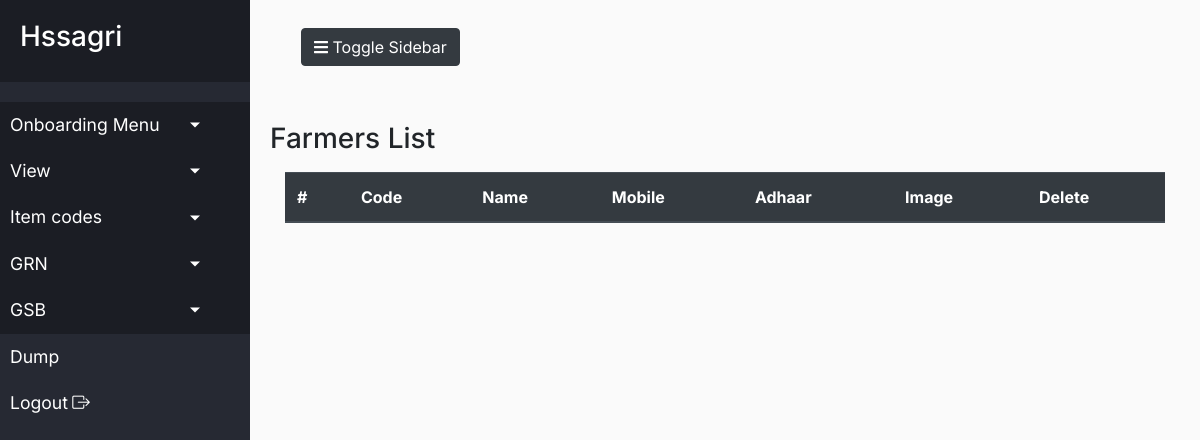
Before: /fview.php (signed in) with the older database file.
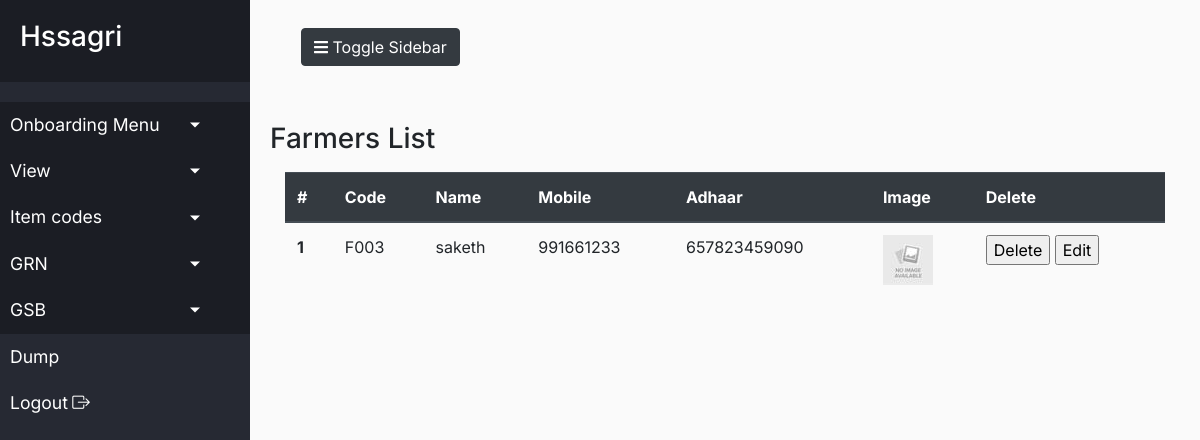
After: the same page with the newer database file.
### tables this page shows
CREATE TABLE `farmer_onboarding` (
  `id` int(11) NOT NULL,
  `user_id` int(25) DEFAULT NULL,
  `fr_code` varchar(50) DEFAULT NULL,
  `fr_name` varchar(250) DEFAULT NULL,
  `fr_contact` bigint(20) DEFAULT NULL,
  `fr_email` varchar(255) DEFAULT NULL,
  `fr_pan` varchar(100) DEFAULT NULL,
  `fr_adhar` varchar(100) DEFAULT NULL,
  `fr_image` varchar(100) DEFAULT NULL,
  `fr_kyc` text DEFAULT NULL,
  `fr_regdate` timestamp NOT NULL DEFAULT current_timestamp()
);

### db_connect.php (called while the page is built, shortened)
<?php
class db_connect{
    protected function __construct($db = NULL)
    {
        if (is_object($db)) {
            $this->db = $db;
        }  else  {
            $dsn = "mysql:host=".DB_HOST.";dbname=".DB_NAME;
            try  {
                $this->db = new PDO($dsn, DB_USER, DB_PSWD, array(PDO::MYSQL_ATTR_INIT_COMMAND => "SET NAMES utf8mb4"));
            } catch (Exception $e) {
                die ($e->getMessage());
            }
        }
    }
}
?>

### account.php (called while the page is built, shortened)
<?php
include'db_connect.php';
class account extends db_connect
{
	public  function getCurrentUserId()
    {
        if (isset($_SESSION) && isset($_SESSION['user_id'])) {
            return $_SESSION['user_id'];
        } else {
            return 0;
        }
    }
	public function getfarmer_OnBoardingData($acctid)
	{
		$result=[];
		$stmt = $this->db->prepare("select * from farmer_onboarding where user_id = (:userid)");
		$stmt->bindParam(":userid", $acctid, PDO::PARAM_INT);
		if($stmt->execute())
		{
			if($stmt->rowCount() > 0)
			{
				$rows = $stmt->fetchAll();
				foreach($rows as $frow)
				{
					$result[] = array("fname"=>$frow['fr_name'],
									"fcode"=>$frow['fr_code'],
									"fmobile"=>$frow['fr_contact'],
									"fadhar"=>$frow['fr_adhar'],
									"fimage"=>$frow['fr_image'],
									"id"=>$frow['id']);
				}
			}
		}
		return $result;
	}
}

### fview.php (the view, shortened to what this page needs)
<?php
include'account.php';
$account =  new account();
$accountId=$account->getCurrentUserId();
$farmerdata = $account->getfarmer_OnBoardingData($accountId);
?>
<!doctype html>
<html lang="en">
<head>
<?php require_once('header.php'); ?>
</head>
<body>
  <div class="wrapper">
    <?php require_once('side_bar.php'); ?>
    <div id="content">
      <nav class="navbar navbar-expand-lg">
        <div class="container-fluid">
          <button type="button" id="sidebarCollapse" class="btn btn-dark">
            <i class="fas fa-bars"></i><span> Toggle Sidebar</span>
          </button>
        </div>
      </nav>
      <br><br>
	  <h3>Farmers List</h3>
    <div class="container">
	<div class="table-responsive">
        <table class="table">
  <thead class="thead-dark">
    <tr>
      <th scope="col">#</th>
      <th scope="col">Code</th>
	  <th scope="col">Name</th>
      <th scope="col">Mobile</th>
      <th scope="col">Adhaar</th>
	  <th scope="col">Image</th>
	  <th scope="col">Delete</th>
    </tr>
  </thead>
  <tbody>
  <?php
     $inc = 0;
  	foreach($farmerdata as $fdata)
	{ $inc++;
	if($fdata['fimage'] == '' || $fdata['fimage'] == NULL)
	{
		$fpic="img/No_Image_Available.jpg";
	}else
	{
		$fpic="images/".$fdata['fimage']."";
	}
	?>
	    <tr>
      <th scope="row"><?php echo $inc; ?></th>
	  <td><?php echo $fdata['fcode'] ?></td>
      <td><?php echo $fdata['fname'] ?></td>
      <td><?php echo $fdata['fmobile'] ?></td>
      <td><?php echo $fdata['fadhar'] ?></td>
	   <td><img width="50" height="50" src="<?php echo $fpic; ?>"></td>
	    <td><input type="button" name="delete" value="Delete" data-target='#delete_farmer' data-toggle='modal'
		class="deletefarmerdata" id="<?php echo $fdata['id'] ?>">&nbsp;<a href="edit_farmer_onboarding.php?id=<?php echo $fdata['id'] ?>"><input type="button" name="edit" value="Edit"></a></td>
    </tr>
	<?php }
  ?>
  </tbody>
</table></div>
    </div>
    </div>
  </div>
</body>
</html>

Changed rows visible on the page:
added farmer_onboarding: fr_code "F003", fr_name "saketh", fr_contact "991661233", fr_adhar "657823459090"
